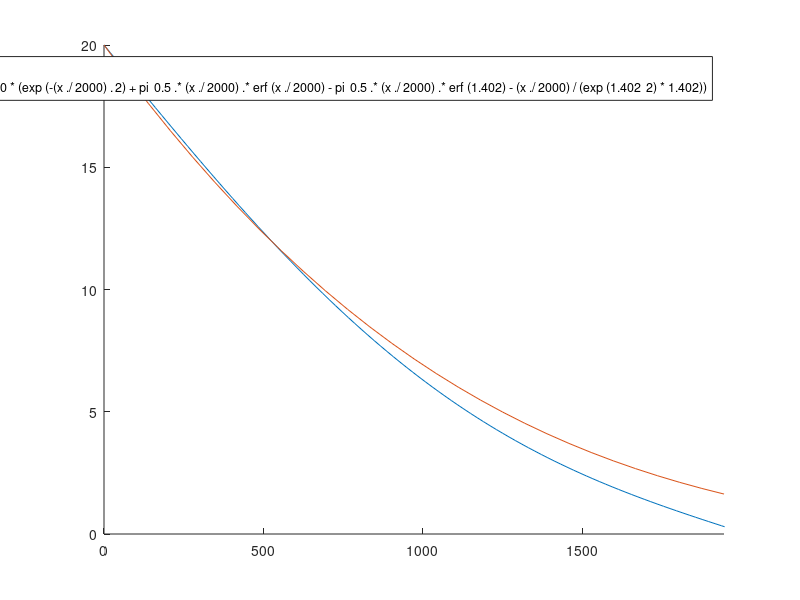

Recreate this plot in MATLAB.
dt = 0.01;
l = 0.004;
n = 101;

u = zeros(n,1);
u(1) = 20;

di = 0.1;
d = di;

dx = di/(n-1);

r = 0.1;
t = 0;

dt = 0.001

tic;
while t < 10^6
    dt = dx^2*r;
    t = t + dt
    u_new = u;
    for i = 2:n-1
        u_new(i) = (1-2*dt/dx^2)*u(i) + (u(i-1)+u(i+1))*(dt/dx^2);
    end
    u = u_new;
    temp = d(end) + (dt/dx^2)*((u(n-1))/l);
    
    d = [d, temp];
    dx = d(end)/(n-1);
end
toc;

hold on;
plot(linspace(0,d(end)/4,n),u_new);

f = @(x) 20*(exp(-(x./2000).^2) + pi^0.5.*(x./2000).*erf(x./2000) - pi^0.5.*(x./2000).*erf(1.402) - (x./2000)/(exp(1.402^2)*1.402));
fplot(f,[0,0.972*2000])
